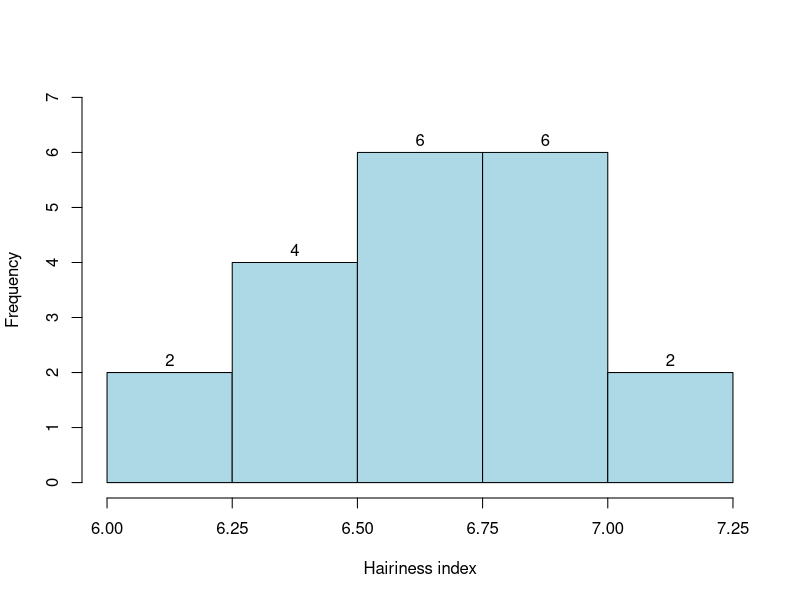
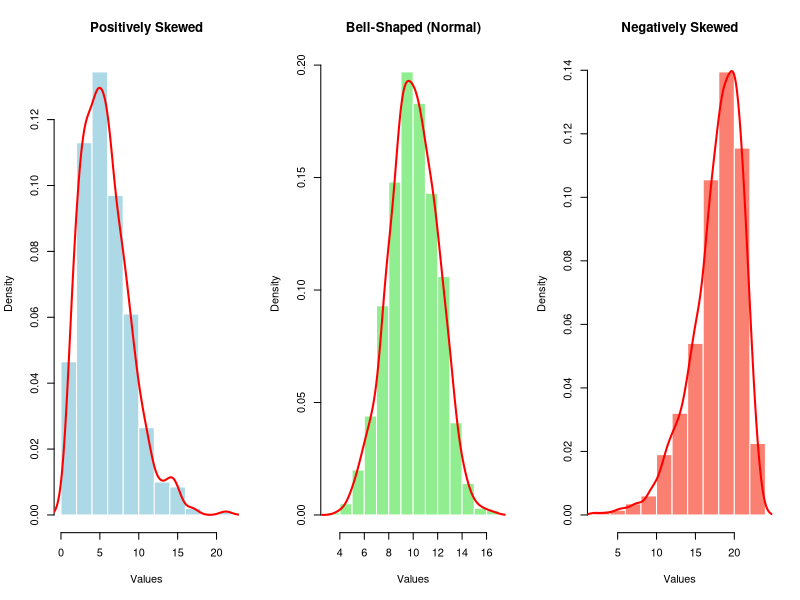

Reproduce these figures in R, in order.
## ---- chunk 1

medical_df <- data.frame( ID = c(132414, 454543, 232134, 314132, 453255, 543545, 342342, 563654, 465566), Age = c(33, 25, 41, 55, 46, 35, 28, 41, 27), State = c("DHK", "CTG", "RAJ", "KHL", "CTG", "CTG", "BAR", "NOA", "DHK"), Expenditures = c(375, 1450, 908, 3480, 2480, 8550, 320, 24350, 1850) )

knitr::kable(medical_df, caption = "Typical Rectangular Data Set")
## ---- chunk 2
histo<-c(6.72, 6.52, 6.00, 6.85, 6.08, 6.64, 6.88, 6.91, 6.35, 6.52, 6.26, 7.20, 7.12, 6.36, 6.82, 6.53, 6.78, 6.75, 6.49, 6.62)

breaks <- seq(6, 7.25, by = 0.25)

freq_table <- table(
  cut(histo,
      breaks = breaks,
      right = FALSE,
      include.lowest = TRUE)
)

#freq_table

## ---- chunk 3
h <- hist(histo,main = " ",xlab = "Hairiness index",
          breaks = seq(6, 7.25, by = 0.25),
          labels = TRUE,
          right = FALSE,
          include.lowest = TRUE,
          col = "lightblue",
          border = "black",
          ylim = c(0,7),
          xaxt = "n")   # suppress default x-axis

axis(1, at = seq(6, 7.25, by = 0.25))
## ---- chunk 4
# Set up a multi-panel plot: 1 row, 3 columns
par(mfrow = c(1, 3))

# 1. Positively Skewed Distribution
# Generate data using Gamma distribution which is naturally positively skewed
# We generate a dataset of 1000 points.
set.seed(123) # for reproducibility
data_pos <- rgamma(1000, shape = 3, scale = 2)

# Create the histogram
hist(data_pos,
     breaks = 10,           # Set the number of bins
     probability = TRUE,    # Plot density, not counts
     col = "lightblue",    # Bar color
     border = "white",     # Border color
     main = "Positively Skewed", # Title
     xlab = "Values",       # X-axis label
     ylab = "Density"       # Y-axis label
)

# Add a density line for emphasis
lines(density(data_pos), col = "red", lwd = 2)


# 2. Bell-Shaped (Symmetric) Distribution
# Generate data using Normal (Gaussian) distribution
# 1000 points with mean 10 and standard deviation 2.
data_normal <- rnorm(1000, mean = 10, sd = 2)

# Create the histogram
hist(data_normal,
     breaks = 10,
     probability = TRUE,
     col = "lightgreen",
     border = "white",
     main = "Bell-Shaped (Normal)",
     xlab = "Values",
     ylab = "Density"
)

# Add a density line
lines(density(data_normal), col = "red", lwd = 2)


# 3. Negatively Skewed Distribution
# Approach: Create a negatively skewed dataset by transforming a positively skewed one.
# Generate another Gamma dataset.
data_pos_temp <- rgamma(1000, shape = 3, scale = 2)

# "Flip" the data across the x-axis, then shift it.
# This results in a distribution with a tail extending to the left (negative skew).
# We choose values to keep the resulting data positive for the plot.
data_neg <- (max(data_pos_temp) + 2) - data_pos_temp

# Create the histogram
hist(data_neg,
     breaks = 10,
     probability = TRUE,
     col = "salmon",
     border = "white",
     main = "Negatively Skewed",
     xlab = "Values",
     ylab = "Density"
)

# Add a density line
lines(density(data_neg), col = "red", lwd = 2)

# Restore default plotting parameters (1x1 layout)
par(mfrow = c(1, 1))
